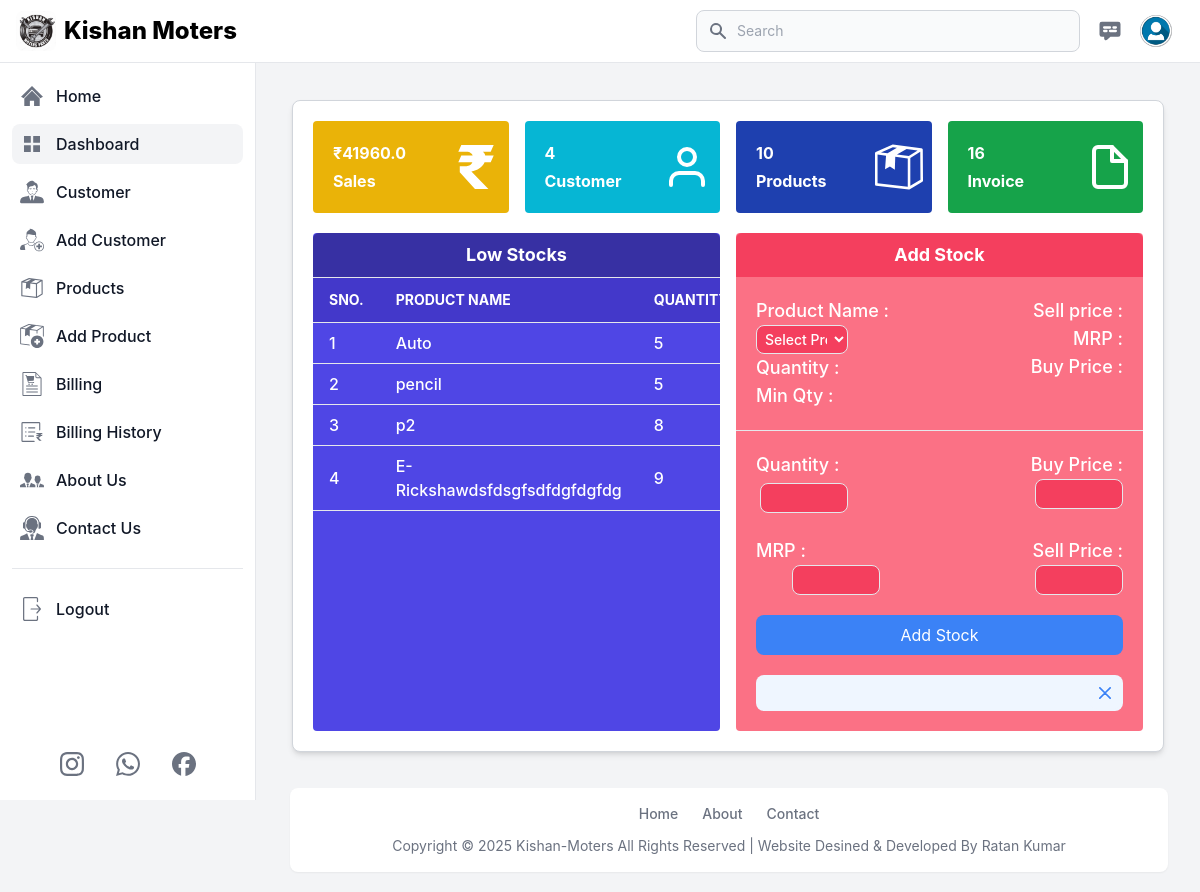
The page /dashboard (signed in) on the database its author committed.
### app.py (models this page shows, shortened)
class Products(db.Model):
    id = db.Column(db.Integer, primary_key=True)
    user_id = db.Column(db.Integer, db.ForeignKey('user.id'), nullable=False)
    prod_name = db.Column(db.String(100), nullable=False)
    prod_quantity = db.Column(db.Integer, nullable=False)
    prod_sell_price = db.Column(db.Integer, nullable=False)
    prod_mrp = db.Column(db.Integer, nullable=False)
    prod_buy_price = db.Column(db.Integer, nullable=False)
    prod_min_quantity = db.Column(db.Integer, nullable=False)

### app.py (the view)
@app.route('/dashboard', methods=['GET', 'POST'])
def dashboard():
    if 'email' in session:
        user = User.query.filter_by(email=session['email']).first()
        messages = Contact_us.query.order_by(Contact_us.id.desc()).all()
        customers = Customer.query.filter(Customer.user_id == user.id).order_by(Customer.id.desc()).all()
        low_prod_stock = Products.query.filter(Products.user_id == user.id, Products.prod_quantity<=Products.prod_min_quantity).order_by(Products.prod_quantity).all()
        total_customer = Customer.query.filter(Customer.user_id == user.id).count()
        total_product = Products.query.filter(Products.user_id == user.id).count()
        total_billings = (
        db.session.query(Billing)
        .join(Customer, Customer.id == Billing.customer_id)
        .filter(Customer.user_id == user.id)
        .count()
        )
        total_sales = (
        db.session.query(func.sum(Billing.total_amount))
        .join(Customer, Customer.id == Billing.customer_id)  # Correct join condition
        .filter(Customer.user_id == user.id)  # Filters for the specific user
        .scalar()
        ) or 0
        return render_template('dashboard.html', title='Dashboard', current_page = 'dashboard',
            user=user, messages=messages, customers=customers, low_prod_stock=low_prod_stock,
            total_customer=total_customer, total_product=total_product, total_sales=total_sales,
            total_billings=total_billings
            )
    else:
        flash('You need to login first.', 'error')
        return redirect('/login')

### templates/dashboard.html (shortened to what this page needs)
{% extends 'layout.html' %}
{% block content %}
<main class="p-4 md:ml-64 h-auto pt-20">
    <section
        class="p-5 m-2 md:m-5 relative isolate overflow-hidden bg-white dark:bg-gray-800 border border-gray-300 dark:border-gray-700 shadow-md rounded-lg">
        <div class="grid grid-cols-1 sm:grid-cols-2 lg:grid-cols-4 gap-4">
            <div class="col-span-1 rounded bg-yellow-500 hover:bg-yellow-600 text-white">
                <div class="flex flex-row items-center">
                    <div class="p-5 w-2/3">
                        <h4 class="mb-1 font-bold">₹{{total_sales}}</h4>
                        <p class="font-bold">Sales</p>
                    </div>
                    <div class="w-1/3 flex justify-center items-center">
                    </div>
                </div>
            </div>
            <div class="col-span-1 rounded bg-cyan-500 hover:bg-cyan-600 text-white">
                <div class="flex flex-row items-center">
                    <div class="p-5 w-2/3">
                        <h4 class="mb-1 font-bold">{{total_customer}}</h4>
                        <p class="font-bold">Customer</p>
                    </div>
                    <div class="w-1/3 flex justify-center items-center">
                        <svg xmlns="http://www.w3.org/2000/svg" viewBox="0 0 24 24" fill="none" stroke="currentColor"
                            stroke-width="2" stroke-linecap="round" stroke-linejoin="round"
                            class="feather feather-user h-12 w-12">
                            <path d="M20 21v-2a4 4 0 0 0-4-4H8a4 4 0 0 0-4 4v2"></path>
                            <circle cx="12" cy="7" r="4"></circle>
                        </svg>
                    </div>
                </div>
            </div>
            <div class="col-span-1 rounded bg-blue-800 hover:bg-blue-900 text-white">
                <div class="flex flex-row items-center">
                    <div class="p-5 w-2/3">
                        <h4 class="mb-1 font-bold">{{total_product}}</h4>
                        <p class="font-bold">Products</p>
                    </div>
                    <div class="w-1/3 flex justify-center items-center">
                    </div>
                </div>
            </div>
            <div class="col-span-1 rounded bg-green-600 hover:bg-green-700 text-white">
                <div class="flex flex-row items-center">
                    <div class="p-5 w-2/3">
                        <h4 class="mb-1 font-bold">{{total_billings}}</h4>
                        <p class="font-bold">Invoice</p>
                    </div>
                    <div class="w-1/3 flex justify-center items-center">
                    </div>
                </div>
            </div>
        </div>
        <div class="mt-5 grid grid-cols-1 lg:grid-cols-4 gap-4">
            <div class="col-span-1 lg:col-span-2 rounded bg-indigo-600 text-white">
                <div class="p-2 bg-indigo-800 text-white rounded-t-md">
                    <h1 class="text-center text-lg font-bold">Low Stocks</h1>
                </div>
                <div class="h-96 overflow-y-auto">
                    <table class="w-full text-sm text-left text-gray-500 dark:text-gray-400">
                        <thead
                            class="text-sm text-white font-bold uppercase bg-indigo-700 border-y dark:border-gray-600">
                            <tr>
                                <th scope="col" class="px-4 py-3 whitespace-nowrap">SNo.</th>
                                <th scope="col" class="px-4 py-3 whitespace-nowrap">Product Name</th>
                                <th scope="col" class="px-4 py-3 whitespace-nowrap">Quantity</th>
                            </tr>
                        </thead>
                        <tbody>
                            {% for product in low_prod_stock %}
                            <tr class="border-b text-base dark:border-gray-600 hover:bg-indigo-500">
                                <td class="px-4 py-2 font-medium whitespace-nowra text-white">
                                    <div class="flex items-center">
                                        {{loop.index}}
                                    </div>
                                </td>
                                <td class="px-4 py-2 font-medium whitespace-nowra text-white">
                                    <div class="flex items-center">
                                        {{product.prod_name}}
                                    </div>
                                </td>
                                <td class="px-4 py-2 font-medium whitespace-nowra text-white">
                                    <div class="flex items-center">
                                        {{product.prod_quantity}}
                                    </div>
                                </td>
                            </tr>
                            {% endfor %}
                        </tbody>
                    </table>
                </div>
            </div>
            <div class="col-span-1 lg:col-span-2 rounded bg-rose-400 text-white">
                <div class="p-2 bg-rose-500 text-white rounded-t-md">
                    <h1 class="text-center text-lg font-bold">Add Stock</h1>
                </div>
                <form action="/add_stock" method="post">
                    <div class="grid sm:grid-cols-2 p-5 border-b dark:border-gray-600">
                        <div class="text-lg font-medium text-white">
                            <label for="Product Name" class="">Product Name :</label>
                            <select id="product_select" name="product_id" required
                                class="p-1 w-2/4 bg-rose-500 text-white text-sm border border-gray-30 rounded-lg">
                                <option value="">Select Product</option>
                            </select>
                            <label for="Quantity" class="block">
                                Quantity :
                            </label>
                            <label for="Min Qty" class="block">
                                Min Qty :
                            </label>
                        </div>
                        <div class="text-lg md:text-right font-medium text-white">
                            <label for="date" class="block">
                                Sell price :
                            </label>
                            <label for="time" class="block">
                                MRP :
                            </label>
                            <label for="customer_phone" class="block">
                                Buy Price :
                            </label>
                        </div>
                    </div>
                    <div class="p-5">
                        <div class="grid grid-cols-1 sm:grid-cols-2 gap-4 mb-5">
                            <div class="text-lg font-medium text-white">
                                <label for="Quantity">Quantity :</label>
                                <input type="number" name="quantity" required
                                    class="p-1 w-2/4 m-1 bg-rose-500 text-white text-sm border border-gray-30 rounded-lg">
                            </div>
                            <div class="text-lg md:text-right font-medium text-white">
                                <label for="buy_price">Buy Price :</label>
                                <input type="number" name="buy_price" id="buy_price" required
                                    class="p-1 w-2/4 bg-rose-500 text-white text-sm border border-gray-30 rounded-lg">
                            </div>
                        </div>
                        <div class="grid grid-cols-1 sm:grid-cols-2 gap-4">
                            <div class="text-lg font-medium text-white">
                                <label for="MRP">MRP :</label>
                                <input type="mrp" name="mrp" id="mrp" required
                                    class="p-1 ml-9 w-2/4 bg-rose-500 text-white text-sm border border-gray-30 rounded-lg">
                            </div>
                            <div class="text-lg md:text-right font-medium text-white">
                                <label for="sell_price">Sell Price :</label>
                                <input type="number" name="sell_price" id="sell_price" required
                                    class="p-1 w-2/4 bg-rose-500 text-white text-sm border border-gray-30 rounded-lg">
                            </div>
                        </div>
                        <div class="w-full text-center mt-5">
                            <button type="submit"
                                class="w-full p-2 bg-primary-500 hover:bg-primary-600 text-white rounded-lg">Add
                                Stock
                            </button>
                        </div>
                    </div>
                </form>
                <div id="alert-1"
                    class="flex items-center p-2 mx-5 mb-5 text-blue-800 rounded-lg bg-blue-50"
                    role="alert">
                    <button type="button"
                        class="ms-auto -mx-1.5 -my-1.5 bg-blue-50 text-blue-500 rounded-lg focus:ring-2 focus:ring-blue-400 p-1.5 hover:bg-blue-200 inline-flex items-center justify-center h-8 w-8 "
                        data-dismiss-target="#alert-1" aria-label="Close">
                        <svg class="w-3 h-3" aria-hidden="true" xmlns="http://www.w3.org/2000/svg" fill="none"
                            viewBox="0 0 14 14">
                            <path stroke="currentColor" stroke-linecap="round" stroke-linejoin="round" stroke-width="2"
                                d="m1 1 6 6m0 0 6 6M7 7l6-6M7 7l-6 6" />
                        </svg>
                    </button>
                </div>
            </div>
        </div>
    </section>
</main>
{% endblock %}

### rows shown on the page
Products: prod_name "Auto", prod_quantity "5"
Products: prod_name "pencil", prod_quantity "5"
Products: prod_name "p2", prod_quantity "8"
Products: prod_name "E-Rickshawdsfdsgfsdfdgfdgfdg", prod_quantity "9"

### other values the page prints
{{ total_sales }} "41960.0"
{{ total_customer }} "4"
{{ total_product }} "10"
{{ total_billings }} "16"
